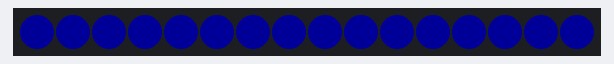
A sketch run on a simulated ATtiny85, built with avr-gcc and run on an emulated ATtiny85. Shown: 16 RGB LEDs in strip order, left to right. Dim RGB values are drawn brighter than linear.

Above: at 3.52 s.
At 7.94 s:
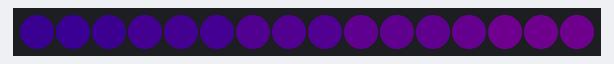
At 12.1 s:
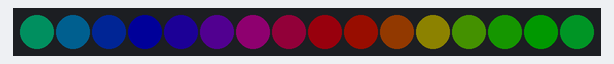
At 21.09 s:
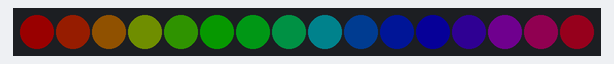
At 29.12 s:
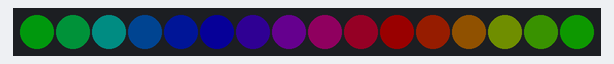
At 38.11 s:
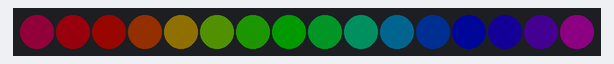

The sketch:

dc25-stand.ino
```cpp
/*
  Light bar for Defcon 25 Biohacking Village stand sign.
  Adafruit Trinket 5v and two 8-light neopixel bars.

  To upload to your Gemma or Trinket:
  1) Select the proper board from the Tools->Board Menu
  2) Select USBtinyISP from the Tools->Programmer
  3) Plug in the Trinket, make sure you see the green LED lit
  4) Press the button on the rinket - verify you see
     the red LED pulse. This means it is ready to receive data
  6) Click the upload button above within 10 seconds
*/

#include <Adafruit_NeoPixel.h>
#ifdef __AVR__
  #include <avr/power.h>
#endif

#define PIN 0
#define NUM_LEDS 16
#define BRIGHTNESS 25

// Parameter 1 = number of pixels in strip
// Parameter 2 = Arduino pin number (most are valid)
// Parameter 3 = pixel type flags, add together as needed:

Adafruit_NeoPixel strip = Adafruit_NeoPixel(NUM_LEDS, PIN, NEO_GRB + NEO_KHZ800);

void setup() {
  // This is for Trinket 5V 16MHz, you can remove these three lines if you are not using a Trinket
  #if defined (__AVR_ATtiny85__)
    if (F_CPU == 16000000) clock_prescale_set(clock_div_1);
  #endif
  // End of trinket special code

  strip.setBrightness(BRIGHTNESS);
  strip.begin();
  strip.show(); // Initialize all pixels to 'off'
}

void loop() {
  // Some example procedures showing how to display to the pixels:
  colorWipe(strip.Color(255, 0, 0), 70); // Red
  colorWipe(strip.Color(0, 255, 0), 70); // Green
  colorWipe(strip.Color(0, 0, 255), 70); // Blue
//colorWipe(strip.Color(0, 0, 0, 255), 3-); // White RGBW

  rainbow(20);
  rainbowCycle(20);
}

// Fill the dots one after the other with a color
void colorWipe(uint32_t c, uint8_t wait) {
  for(uint16_t i=0; i<strip.numPixels(); i++) {
    strip.setPixelColor(i, c);
    strip.show();
    delay(wait);
  }
}

void rainbow(uint8_t wait) {
  uint16_t i, j;

  for(j=0; j<256; j++) {
    for(i=0; i<strip.numPixels(); i++) {
      strip.setPixelColor(i, Wheel((i+j) & 255));
    }
    strip.show();
    delay(wait);
  }
}

// Slightly different, this makes the rainbow equally distributed throughout
void rainbowCycle(uint8_t wait) {
  uint16_t i, j;

  for(j=0; j<256*5; j++) { // 5 cycles of all colors on wheel
    for(i=0; i< strip.numPixels(); i++) {
      strip.setPixelColor(i, Wheel(((i * 256 / strip.numPixels()) + j) & 255));
    }
    strip.show();
    delay(wait);
  }
}

// Input a value 0 to 255 to get a color value.
// The colours are a transition r - g - b - back to r.
uint32_t Wheel(byte WheelPos) {
  WheelPos = 255 - WheelPos;
  if(WheelPos < 85) {
    return strip.Color(255 - WheelPos * 3, 0, WheelPos * 3);
  }
  if(WheelPos < 170) {
    WheelPos -= 85;
    return strip.Color(0, WheelPos * 3, 255 - WheelPos * 3);
  }
  WheelPos -= 170;
  return strip.Color(WheelPos * 3, 255 - WheelPos * 3, 0);
}
```
